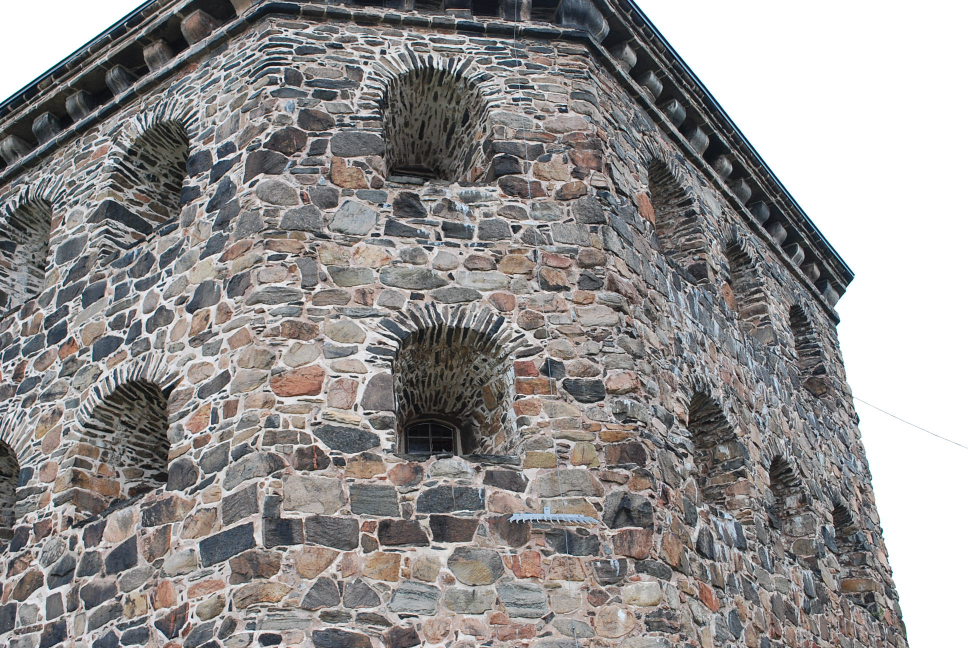
#> input picture 2025-Fall-CTH-CV/Final Project/data/1/kronan1.JPG, 1936 x 1296 px, given in place of DSC_0336.JPG, which was not available (shown at 1/2 size)
$ python run_sfm.py --dataset 5
#> lines starting #> are read from the running program, lines starting #| are printed output that depends on the picture
### 2025-Fall-CTH-CV/Final Project/project_helpers.py
import numpy as np

def get_dataset_info(dataset):
    """
    Datasets 1-5 are relatively easy, since they have little lens distortion and
    no dominant scene plane. You should get reasonably good reconstructions for
    these datasets using RANSAC to estimate E only (CE2 in assignment 4).

    Datasets 6-9 are much more difficult, since the scene is dominated by a near
    planar structure. Also the lens distortion is larger for the used camera,
    hence feel free to adjust the pixel_threshold if necessary.
    """
    if dataset == 1:
        img_names = ["data/1/kronan1.JPG", "data/1/kronan2.JPG"]
        im_width = 1936
        im_height = 1296
        focal_length_35mm = 45.0 # from the EXIF data
        init_pair = [0, 1]
        pixel_threshold = 1.0
    elif dataset == 2:
        # Corner of a courtyard
        img_names = ["data/2/DSC_0025.JPG", "data/2/DSC_0026.JPG", "data/2/DSC_0027.JPG", "data/2/DSC_0028.JPG", "data/2/DSC_0029.JPG", "data/2/DSC_0030.JPG", "data/2/DSC_0031.JPG", "data/2/DSC_0032.JPG", "data/2/DSC_0033.JPG"]
        im_width = 1936
        im_height = 1296
        focal_length_35mm = 43.0 # from the EXIF data
        init_pair = [0, 8]
        pixel_threshold = 1.0
    elif dataset == 3:
        # Smaller gate of a cathetral
        img_names = ["data/3/DSC_0001.JPG", "data/3/DSC_0002.JPG", "data/3/DSC_0003.JPG", "data/3/DSC_0004.JPG", "data/3/DSC_0005.JPG", "data/3/DSC_0006.JPG", "data/3/DSC_0007.JPG", "data/3/DSC_0008.JPG", "data/3/DSC_0009.JPG", "data/3/DSC_0010.JPG", "data/3/DSC_0011.JPG", "data/3/DSC_0012.JPG"]
        im_width = 1936
        im_height = 1296
        focal_length_35mm = 43.0 # from the EXIF data
        init_pair = [4, 7]
        pixel_threshold = 1.0
    elif dataset == 4:
        # Fountain
        img_names = ["data/4/DSC_0480.JPG", "data/4/DSC_0481.JPG", "data/4/DSC_0482.JPG", "data/4/DSC_0483.JPG", "data/4/DSC_0484.JPG", "data/4/DSC_0485.JPG", "data/4/DSC_0486.JPG", "data/4/DSC_0487.JPG", "data/4/DSC_0488.JPG", "data/4/DSC_0489.JPG", "data/4/DSC_0490.JPG", "data/4/DSC_0491.JPG", "data/4/DSC_0492.JPG", "data/4/DSC_0493.JPG"]
        im_width = 1936
        im_height = 1296
        focal_length_35mm = 43.0 # from the EXIF data
        init_pair = [4, 9]
        pixel_threshold = 1.0
    elif dataset == 5:
        # Golden statue
        img_names = ["data/5/DSC_0336.JPG", "data/5/DSC_0337.JPG", "data/5/DSC_0338.JPG", "data/5/DSC_0339.JPG", "data/5/DSC_0340.JPG", "data/5/DSC_0341.JPG", "data/5/DSC_0342.JPG", "data/5/DSC_0343.JPG", "data/5/DSC_0344.JPG", "data/5/DSC_0345.JPG"]
        im_width = 1936

        im_height = 1296
        focal_length_35mm = 45.0 # from the EXIF data
        init_pair = [2, 6]
        pixel_threshold = 1.0
    elif dataset == 6:
        # Detail of the Landhaus in Graz.
        img_names = ["data/6/DSCN2115.JPG", "data/6/DSCN2116.JPG", "data/6/DSCN2117.JPG", "data/6/DSCN2118.JPG", "data/6/DSCN2119.JPG", "data/6/DSCN2120.JPG", "data/6/DSCN2121.JPG", "data/6/DSCN2122.JPG"]
        im_width = 2272

        im_height = 1704
        focal_length_35mm = 38.0 # from the EXIF data
        init_pair = [1, 3]
        pixel_threshold = 1.0
    elif dataset == 7:
        # Building in Heidelberg.
        img_names = ["data/7/DSCN7409.JPG", "data/7/DSCN7410.JPG", "data/7/DSCN7411.JPG", "data/7/DSCN7412.JPG", "data/7/DSCN7413.JPG", "data/7/DSCN7414.JPG", "data/7/DSCN7415.JPG"]
        im_width = 2272
        im_height = 1704
        focal_length_35mm = 38.0 # from the EXIF data
        init_pair = [0, 6]
        pixel_threshold = 1.0
    elif dataset == 8:
        # Relief
        img_names = ["data/8/DSCN5540.JPG", "data/8/DSCN5541.JPG", "data/8/DSCN5542.JPG", "data/8/DSCN5543.JPG", "data/8/DSCN5544.JPG", "data/8/DSCN5545.JPG", "data/8/DSCN5546.JPG", "data/8/DSCN5547.JPG", "data/8/DSCN5548.JPG", "data/8/DSCN5549.JPG", "data/8/DSCN5550.JPG"]
        im_width = 2272
        im_height = 1704
        focal_length_35mm = 38.0 # from the EXIF data
        init_pair = [3, 6]
        pixel_threshold = 1.0
    elif dataset == 9:
        # Triceratops model on a poster.
        img_names = ["data/9/DSCN5184.JPG", "data/9/DSCN5185.JPG", "data/9/DSCN5186.JPG", "data/9/DSCN5187.JPG", "data/9/DSCN5188.JPG", "data/9/DSCN5189.JPG", "data/9/DSCN5191.JPG", "data/9/DSCN5192.JPG", "data/9/DSCN5193.JPG"]
        im_width = 2272
        im_height = 1704
        focal_length_35mm = 38.0 # from the EXIF data
        init_pair = [3, 5]
        pixel_threshold = 1.0
    elif dataset == 10:
        # Add your optional datasets...
        pass

    focal_length = max(im_width, im_height) * focal_length_35mm / 35.0
    K = np.array([[focal_length, 0, im_width/2], [0, focal_length, im_height/2], [0, 0, 1]])
    return K, img_names, init_pair, pixel_threshold

# [53 lines left out: functions correct_H_sign, homography_to_RT, not called in this run]

### 2025-Fall-CTH-CV/Final Project/run_sfm.py
import argparse
import numpy as np
import cv2
import matplotlib.pyplot as plt
from project_helpers import get_dataset_info, correct_H_sign, homography_to_RT
import os
from pathlib import Path

# ----------------------------
# Plotting
# ----------------------------
def camera_center(R, t):
    # C = -R^T t
    return (-R.T @ t).reshape(3)

# [64 lines left out: functions plot_map_and_cameras, plot_zoom_percentile, not called in this run]

# ----------------------------
# Basic linear algebra helpers
# ----------------------------
def to_h(x2):
    return np.vstack([x2, np.ones((1, x2.shape[1]))])


def normalize_points(K, x_pix_2xN):
    return np.linalg.inv(K) @ to_h(x_pix_2xN)  # (3,N)


# [29 lines left out: functions skew, triangulate, cheirality_mask, not called in this run]


# ----------------------------
# Feature extraction & matching
# ----------------------------
class FeatureFrontend:
    # [218 lines left out: functions __init__, detect, match_ratio, dlt_homography, eight_point_E, sampson_dist and 6 more, not called in this run]


# ----------------------------
# Main SfM pipeline
# ----------------------------
def run_sfm(dataset: int, plot: bool = True):
#> called with dataset = 5, plot = False
    K, img_names, init_pair, pixel_th = get_dataset_info(dataset)

    f = float(K[0, 0])
    epi_th = pixel_th / f   # thresholds in normalized units
    H_th = 3.0 * pixel_th / f
    trans_th = 3.0 * pixel_th / f

    imgs = []
    for p in img_names:
        im = cv2.imread(p, cv2.IMREAD_GRAYSCALE)
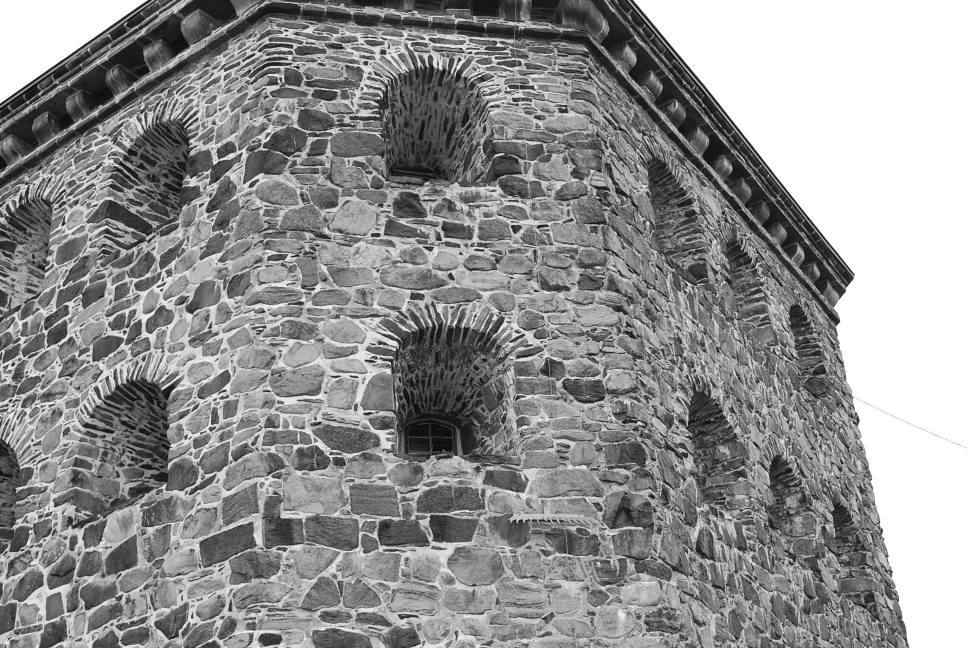
#> im: shape (1296, 1936) (shown at 1/2 size); min 0, max 255, mean 145.3
        if im is None:
            raise FileNotFoundError(f"Could not read image: {p}")
        imgs.append(im)
#> pass 2 of the loop in run_sfm, `for p in img_names:`:
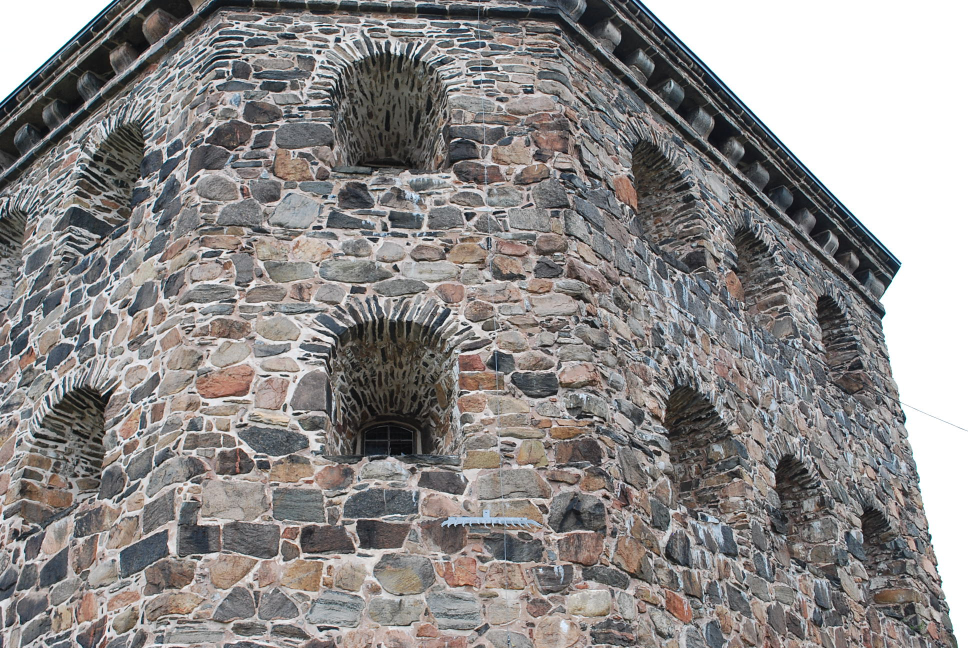
#> input picture 2025-Fall-CTH-CV/Final Project/data/1/kronan2.JPG, 1936 x 1296 px, given in place of DSC_0337.JPG, which was not available (shown at 1/2 size)
#> in run_sfm, `im = cv2.imread(p, cv2.IMREAD_GRAYSCALE)`:
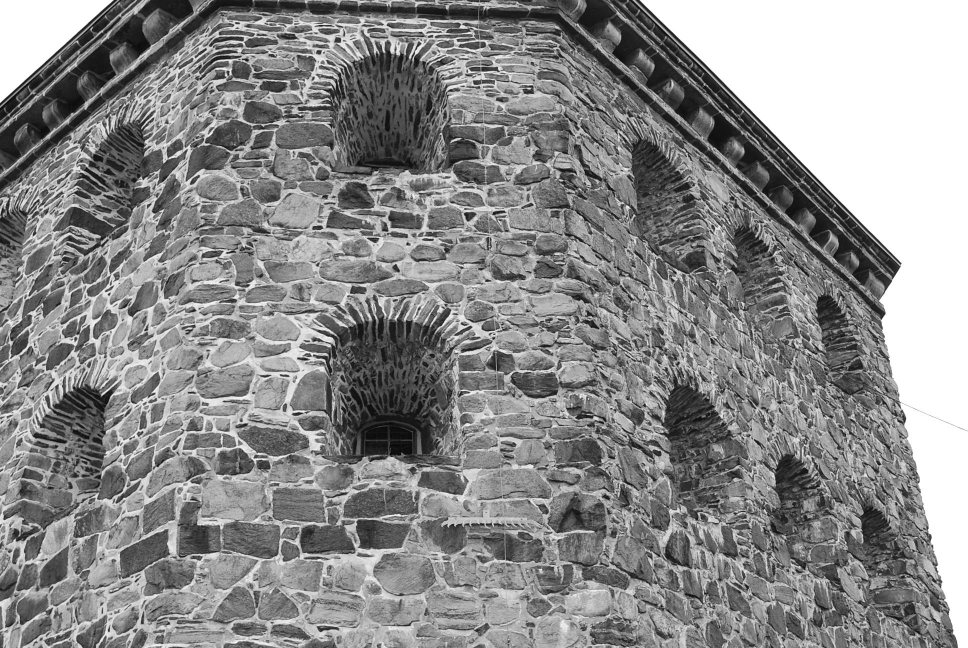
#> im: shape (1296, 1936) (shown at 1/2 size); min 0, max 255, mean 139

    frontend = FeatureFrontend()

    # Precompute features
    kps_all, desc_all = [], []
    for im in imgs:
        kps, desc = frontend.detect(im)
        kps_all.append(kps)
        desc_all.append(desc)

    # Relative pose between consecutive frames (for rotation chaining)
    R_rel = [None] * len(imgs)
    for i in range(1, len(imgs)):
        matches = frontend.match_ratio(desc_all[i - 1], desc_all[i], ratio=0.75)
        if len(matches) < 12:
            raise RuntimeError(f"Not enough matches between {i-1} and {i}.")

        pts1 = np.array([kps_all[i - 1][m.queryIdx].pt for m in matches], dtype=float).T
        pts2 = np.array([kps_all[i][m.trainIdx].pt for m in matches], dtype=float).T
        x1 = normalize_points(K, pts1)
        x2 = normalize_points(K, pts2)

        R, t, inl = ransac_E_or_H(x1, x2, epi_th=epi_th, H_th=H_th, iters=2500, seed=10 + i)
        R_rel[i] = R

    # Chain absolute rotations (R0 = I)
    R_abs = [np.eye(3)]
    for i in range(1, len(imgs)):
        R_abs.append(R_rel[i] @ R_abs[i - 1])

    # Initialize from init pair
    i1, i2 = init_pair
    matches_init = frontend.match_ratio(desc_all[i1], desc_all[i2], ratio=0.75)
    if len(matches_init) < 20:
        raise RuntimeError("Init pair: not enough matches.")

    pts1 = np.array([kps_all[i1][m.queryIdx].pt for m in matches_init], dtype=float).T
    pts2 = np.array([kps_all[i2][m.trainIdx].pt for m in matches_init], dtype=float).T
    x1 = normalize_points(K, pts1)
    x2 = normalize_points(K, pts2)

    R12, t12, inl12 = ransac_E_or_H(x1, x2, epi_th=epi_th, H_th=H_th, iters=4000, seed=123)

    P1 = np.hstack([np.eye(3), np.zeros((3, 1))])
    P2 = np.hstack([R12, t12])
    X4 = triangulate(P1, P2, x1[:, inl12], x2[:, inl12])
    good = cheirality_mask(P1, P2, X4)

    X_cam_i1 = (X4[:3, good] / X4[3:4, good])

    # Rotate points to world coords (translation gauge not fixed yet)
    X_world = (R_abs[i1].T @ X_cam_i1)

    # Save descriptors from i1 for reconstructed 3D points
    inlier_matches = [m for m, keep in zip(matches_init, inl12) if keep]
    inlier_matches = [m for m, keep in zip(inlier_matches, good) if keep]

    map_desc = np.array([desc_all[i1][m.queryIdx] for m in inlier_matches], dtype=frontend.dtype)
    map_X = X_world.copy()

    # Estimate translations (fix gauge: t(i1)=0)
    t_abs = [None] * len(imgs)
    t_abs[i1] = np.zeros((3, 1))

    # [8 lines left out: function get_2d3d_corr, not called in this run]

    for i in range(len(imgs)):
        if i == i1:
            continue

        corr = get_2d3d_corr(i)
        if corr is None:
            continue

        x3, X3 = corr
        t_i, inl = estimate_t_ransac(x3, X3, R_abs[i], thresh=trans_th, iters=3000, seed=100 + i)
        t_abs[i] = t_i

        # Grow map by triangulating between i-1 and i when both translations exist
        j = i - 1
        if j >= 0 and t_abs[j] is not None and t_abs[i] is not None:
            matches_ij = frontend.match_ratio(desc_all[j], desc_all[i], ratio=0.75)
            if len(matches_ij) >= 20:
                ptsj = np.array([kps_all[j][m.queryIdx].pt for m in matches_ij], dtype=float).T
                ptsi = np.array([kps_all[i][m.trainIdx].pt for m in matches_ij], dtype=float).T
                xj = normalize_points(K, ptsj)
                xi = normalize_points(K, ptsi)

                Pj = np.hstack([R_abs[j], t_abs[j]])
                Pi = np.hstack([R_abs[i], t_abs[i]])
                X4n = triangulate(Pj, Pi, xj, xi)
                ok = cheirality_mask(Pj, Pi, X4n)

                Xnew = X4n[:3, ok] / X4n[3:4, ok]
                if Xnew.shape[1] > 0:
                    keep_matches = [m for m, keep in zip(matches_ij, ok) if keep]
                    dnew = np.array([desc_all[j][m.queryIdx] for m in keep_matches], dtype=frontend.dtype)

                    map_X = np.hstack([map_X, Xnew])
                    map_desc = np.vstack([map_desc, dnew])

    n_cams = sum(t is not None for t in t_abs)
    print(f"Dataset {dataset}: map points={map_X.shape[1]}, localized cameras={n_cams}/{len(imgs)}")

    # --- Plot ---
    if plot:
        os.makedirs("figures", exist_ok=True)
        '''
        plot_map_and_cameras(
            map_X, R_abs, t_abs,
            title=f"SfM dataset {dataset}",
            save_path=f"figures/sfm_dataset_{dataset}.png",
            show=False
        )
        '''
        plot_zoom_percentile(map_X, R_abs, t_abs, dataset=args.dataset, p_lo=5, p_hi=95, show=False)

if __name__ == "__main__":
    parser = argparse.ArgumentParser()
    parser.add_argument("--dataset", type=int, required=True)
    parser.add_argument("--plot", action="store_true")
    args = parser.parse_args()
#> (the run stopped early here; a loop or call above may not have finished)
